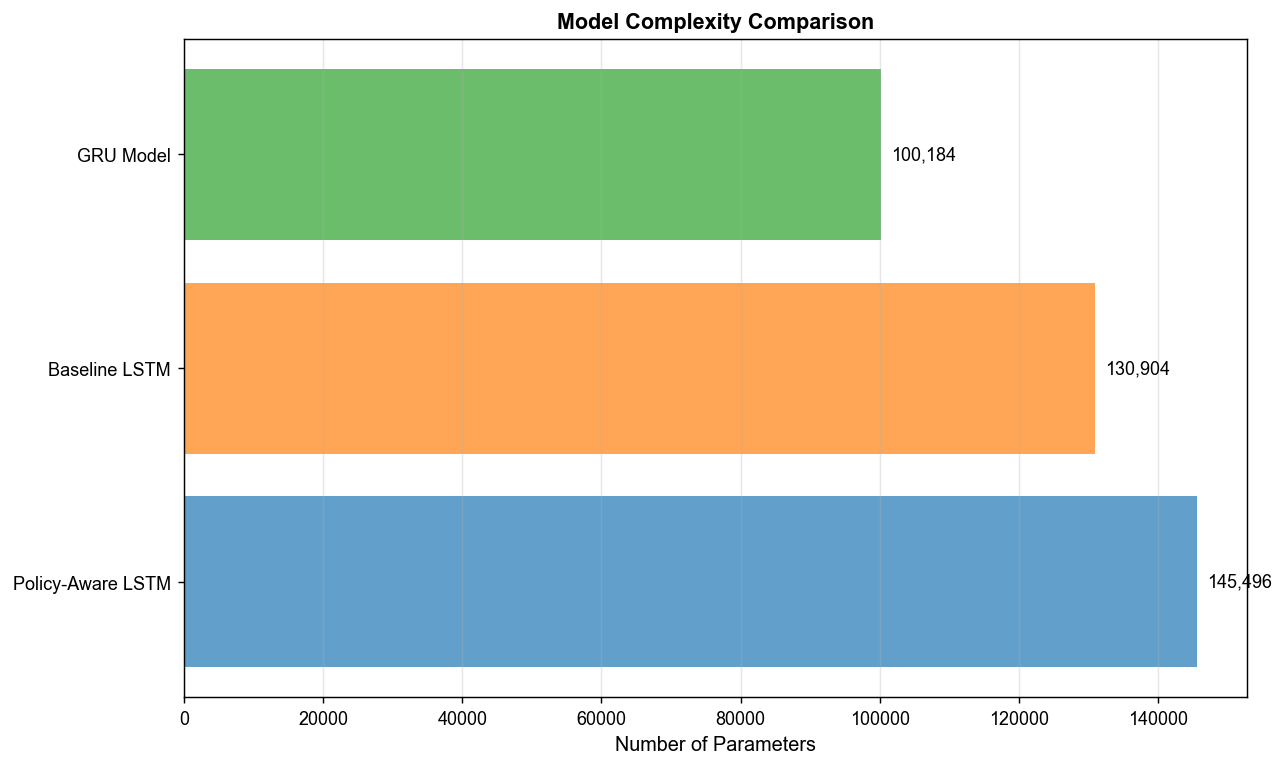

Reproduce this figure in Python.
"""
Chapter 9 - Deep Learning Basics and Time Series Forecasting
9.4 LSTM과 GRU 모델 만들기

세 모델의 구조와 파라미터 수를 확인한다.
학습은 9-3-train-evaluate.py에서 한다.

수정 이력
---------
2026-08-17
1. 경로 오류 수정
   증상: `OUTPUT_DIR`이 저장소 루트 기준 상대경로여서 code 폴더에서 실행하면
         가중치 저장이 실패했다.
   수정: `__file__` 기준 절대경로로 바꿨다.

2. 그림 저장 (`plt.show()` → `savefig`)
   비대화형 실행에서 PNG가 남지 않던 문제를 고쳤다.

3. `recurrent_dropout=0.1` 제거
   증상: CPU에서 한 에포크가 수십 분씩 걸렸다.
   원인: recurrent_dropout을 켜면 Keras가 시점마다 파이썬 루프를 도는 일반 경로를
         쓴다. 융합된 LSTM 커널이 꺼진다.
   수정: 층 사이 dropout(0.2)만 남겼다. 정규화 효과는 유지하고 속도를 되찾았다.

4. Attention 층 이름 변경 안내
   `PolicyAwareLSTM`이라는 이름에 '정책'이 들어 있지만 정책 변수를 따로 다루는
   장치는 없다. LSTM 3층 위에 어텐션 1층을 얹은 구조다. 강의노트에 그대로 적었다.
"""

# == RESULTS LOG (auto): 콘솔 출력을 results/<스크립트명>.log 에도 저장 ==
import sys as _sys
from pathlib import Path as _Path

_results_dir = _Path(__file__).resolve().parent.parent / "results"
_results_dir.mkdir(exist_ok=True)

class _Tee:
    def __init__(self, *streams):
        self._streams = streams
    def write(self, data):
        for _s in self._streams:
            _s.write(data)
            _s.flush()
    def flush(self):
        for _s in self._streams:
            _s.flush()

_sys.stdout = _Tee(_sys.stdout, open(_results_dir / (_Path(__file__).stem + ".log"), "w", encoding="utf-8"))
# == /RESULTS LOG ==


import os
import numpy as np
import tensorflow as tf
from tensorflow import keras
import matplotlib
matplotlib.use('Agg')
import matplotlib.pyplot as plt
import warnings

warnings.filterwarnings('ignore')

matplotlib.rc('font', family='Arial')
plt.rcParams['axes.unicode_minus'] = False

# 경로 (스크립트 위치 기준)
BASE_DIR = os.path.dirname(os.path.abspath(__file__))
OUTPUT_DIR = os.path.join(BASE_DIR, os.pardir, 'data') + os.sep
FIG_DIR = BASE_DIR + os.sep

class PolicyAwareLSTM(keras.Model):
    """
    정책 인식 LSTM 모델
    다층 LSTM + 멀티헤드 어텐션 결합

    Parameters:
    -----------
    lstm_units : list
        각 LSTM 층의 유닛 수
    pred_length : int
        예측 길이 (24시간)
    n_heads : int
        어텐션 헤드 수
    """
    def __init__(self, lstm_units=[128, 64, 32], pred_length=24, n_heads=4):
        super(PolicyAwareLSTM, self).__init__()

        self.lstm_units = lstm_units
        self.pred_length = pred_length
        self.n_heads = n_heads

        # LSTM 층 생성
        self.lstm_layers = []
        for i, units in enumerate(lstm_units[:-1]):
            self.lstm_layers.append(
                keras.layers.LSTM(
                    units,
                    return_sequences=True,
                    dropout=0.2,
                    name=f'lstm_{i+1}'
                )
            )

        # 마지막 LSTM 층 (시퀀스 반환)
        self.lstm_layers.append(
            keras.layers.LSTM(
                lstm_units[-1],
                return_sequences=True,
                dropout=0.2,
                name=f'lstm_{len(lstm_units)}'
            )
        )

        # 멀티헤드 어텐션
        self.attention = keras.layers.MultiHeadAttention(
            num_heads=n_heads,
            key_dim=lstm_units[-1] // n_heads,
            name='multi_head_attention'
        )

        # Global Average Pooling
        self.global_pool = keras.layers.GlobalAveragePooling1D(name='global_pool')

        # Fully connected layers
        self.dense1 = keras.layers.Dense(64, activation='relu', name='dense_1')
        self.dropout = keras.layers.Dropout(0.2, name='dropout')
        self.output_layer = keras.layers.Dense(pred_length, name='output')

    def call(self, inputs, training=False):
        """
        Forward pass

        Parameters:
        -----------
        inputs : tensor
            입력 시퀀스 (batch_size, seq_length, n_features)
        training : bool
            훈련 모드 여부

        Returns:
        --------
        output : tensor
            예측 값 (batch_size, pred_length)
        """
        x = inputs

        # LSTM 층들을 순차적으로 통과
        for lstm_layer in self.lstm_layers:
            x = lstm_layer(x, training=training)

        # 어텐션 메커니즘 적용
        # Query, Key, Value 모두 LSTM 출력 사용
        attended = self.attention(x, x, x, training=training)

        # Global pooling
        pooled = self.global_pool(attended)

        # Dense layers
        x = self.dense1(pooled)
        x = self.dropout(x, training=training)
        output = self.output_layer(x)

        return output

    def get_attention_weights(self, inputs):
        """
        어텐션 가중치 추출 (시각화용)

        Parameters:
        -----------
        inputs : tensor
            입력 시퀀스

        Returns:
        --------
        attention_weights : tensor
            어텐션 가중치
        """
        x = inputs
        for lstm_layer in self.lstm_layers:
            x = lstm_layer(x, training=False)

        # 어텐션 출력과 가중치 추출
        attended, attention_weights = self.attention(
            x, x, x,
            return_attention_scores=True,
            training=False
        )

        return attention_weights

def create_baseline_lstm(seq_length, n_features, pred_length=24):
    """
    비교를 위한 기본 LSTM 모델

    Parameters:
    -----------
    seq_length : int
        입력 시퀀스 길이
    n_features : int
        특징 수
    pred_length : int
        예측 길이

    Returns:
    --------
    model : keras.Sequential
        기본 LSTM 모델
    """
    model = keras.Sequential([
        keras.layers.LSTM(
            128,
            return_sequences=True,
            input_shape=(seq_length, n_features),
            dropout=0.2,
            name='lstm_1'
        ),
        keras.layers.LSTM(64, dropout=0.2, name='lstm_2'),
        keras.layers.Dense(64, activation='relu', name='dense'),
        keras.layers.Dropout(0.2, name='dropout'),
        keras.layers.Dense(pred_length, name='output')
    ], name='Baseline_LSTM')

    return model

def create_gru_model(seq_length, n_features, pred_length=24):
    """
    비교를 위한 GRU 모델

    Parameters:
    -----------
    seq_length : int
        입력 시퀀스 길이
    n_features : int
        특징 수
    pred_length : int
        예측 길이

    Returns:
    --------
    model : keras.Sequential
        GRU 모델
    """
    model = keras.Sequential([
        keras.layers.GRU(
            128,
            return_sequences=True,
            input_shape=(seq_length, n_features),
            dropout=0.2,
            name='gru_1'
        ),
        keras.layers.GRU(64, dropout=0.2, name='gru_2'),
        keras.layers.Dense(64, activation='relu', name='dense'),
        keras.layers.Dropout(0.2, name='dropout'),
        keras.layers.Dense(pred_length, name='output')
    ], name='GRU_Model')

    return model

def visualize_model_comparison(models_info):
    """모델 아키텍처 비교 시각화"""
    fig, ax = plt.subplots(figsize=(10, 6))

    model_names = [info['name'] for info in models_info]
    param_counts = [info['params'] for info in models_info]

    colors = ['#1f77b4', '#ff7f0e', '#2ca02c']
    bars = ax.barh(model_names, param_counts, color=colors, alpha=0.7)

    # 값 표시
    for i, (bar, params) in enumerate(zip(bars, param_counts)):
        ax.text(params + max(param_counts) * 0.01, i,
               f'{params:,}',
               va='center', fontsize=10)

    ax.set_xlabel('Number of Parameters', fontsize=11)
    ax.set_title('Model Complexity Comparison', fontsize=12, fontweight='bold')
    ax.grid(True, alpha=0.3, axis='x')

    plt.tight_layout()
    plt.savefig(FIG_DIR + '9-2-lstm-model.png', dpi=130, bbox_inches='tight')
    plt.close()

def main():
    """메인 실행 함수"""
    print("=" * 80)
    print("제9장: LSTM 모델 구현")
    print("=" * 80)

    # 데이터 로드 (9-1에서 생성한 시퀀스)
    print("\n[1단계] 시퀀스 데이터 로드 중...")
    try:
        X = np.load(OUTPUT_DIR + '9-1-sequences-X.npy')
        y = np.load(OUTPUT_DIR + '9-1-sequences-y.npy')
        print(f"  - 입력 형태: {X.shape}")
        print(f"  - 타겟 형태: {y.shape}")
    except FileNotFoundError:
        print("  ⚠ 시퀀스 데이터 파일이 없습니다.")
        print("  먼저 9-1-data-preparation.py를 실행하세요.")
        return

    seq_length = X.shape[1]
    n_features = X.shape[2]
    pred_length = y.shape[1]

    print(f"  - 시퀀스 길이: {seq_length} 시간")
    print(f"  - 특징 수: {n_features}")
    print(f"  - 예측 길이: {pred_length} 시간")

    # 2. 모델 생성
    print("\n[2단계] 모델 생성 중...")

    # (1) Policy-Aware LSTM
    print("\n  (1) Policy-Aware LSTM with Attention...")
    policy_lstm = PolicyAwareLSTM(
        lstm_units=[128, 64, 32],
        pred_length=pred_length,
        n_heads=4
    )
    # Build model by calling it once
    _ = policy_lstm(X[:1])
    policy_lstm.compile(
        optimizer=keras.optimizers.Adam(learning_rate=0.001),
        loss='mse',
        metrics=['mae', 'mape']
    )
    print("     ✓ Policy-Aware LSTM 생성 완료")
    print(f"     파라미터 수: {policy_lstm.count_params():,}")

    # (2) Baseline LSTM
    print("\n  (2) Baseline LSTM...")
    baseline_lstm = create_baseline_lstm(seq_length, n_features, pred_length)
    baseline_lstm.compile(
        optimizer=keras.optimizers.Adam(learning_rate=0.001),
        loss='mse',
        metrics=['mae', 'mape']
    )
    print("     ✓ Baseline LSTM 생성 완료")
    print(f"     파라미터 수: {baseline_lstm.count_params():,}")

    # (3) GRU Model
    print("\n  (3) GRU Model...")
    gru_model = create_gru_model(seq_length, n_features, pred_length)
    gru_model.compile(
        optimizer=keras.optimizers.Adam(learning_rate=0.001),
        loss='mse',
        metrics=['mae', 'mape']
    )
    print("     ✓ GRU Model 생성 완료")
    print(f"     파라미터 수: {gru_model.count_params():,}")

    # 3. 모델 아키텍처 출력
    print("\n[3단계] 모델 아키텍처 상세...")
    print("\n" + "=" * 80)
    print("Policy-Aware LSTM Architecture")
    print("=" * 80)
    policy_lstm.summary()

    print("\n" + "=" * 80)
    print("Baseline LSTM Architecture")
    print("=" * 80)
    baseline_lstm.summary()

    print("\n" + "=" * 80)
    print("GRU Model Architecture")
    print("=" * 80)
    gru_model.summary()

    # 4. 모델 비교 시각화
    print("\n[4단계] 모델 복잡도 비교 시각화 중...")
    models_info = [
        {'name': 'Policy-Aware LSTM', 'params': policy_lstm.count_params()},
        {'name': 'Baseline LSTM', 'params': baseline_lstm.count_params()},
        {'name': 'GRU Model', 'params': gru_model.count_params()}
    ]
    visualize_model_comparison(models_info)

    # 5. 어텐션 메커니즘 설명
    print("\n[5단계] 어텐션 메커니즘 분석...")
    sample_input = X[:1]  # 하나의 샘플
    attention_weights = policy_lstm.get_attention_weights(sample_input)
    print(f"  - 어텐션 가중치 형태: {attention_weights.shape}")
    print(f"  - 해석: (batch, num_heads, seq_length, seq_length)")
    print(f"  - 각 헤드가 시퀀스의 어느 부분에 주목하는지 학습")

    # 어텐션 가중치 평균 계산
    avg_attention = tf.reduce_mean(attention_weights[0], axis=0)  # (seq_length, seq_length)
    avg_attention_scores = tf.reduce_mean(avg_attention, axis=0).numpy()  # (seq_length,)

    print(f"\n  - 평균 어텐션 점수 범위: [{avg_attention_scores.min():.4f}, {avg_attention_scores.max():.4f}]")
    print(f"  - 균등 배분값 1/168 = {1/168:.4f}")
    print("  - 학습 전이라 168개 시점에 가중치가 거의 고르게 퍼져 있다")

    # 6. 분석 요약
    print("\n" + "=" * 80)
    print("모델 생성 완료")
    print("=" * 80)

    p_att = policy_lstm.count_params()
    p_lstm = baseline_lstm.count_params()
    p_gru = gru_model.count_params()

    print("\n모델별 구조:")
    print(f"  1. LSTM+Attention: LSTM 3층(128,64,32) + 어텐션 1층, 파라미터 {p_att:,}")
    print(f"  2. LSTM:           LSTM 2층(128,64),            파라미터 {p_lstm:,}")
    print(f"  3. GRU:            GRU  2층(128,64),            파라미터 {p_gru:,}")

    print("\n파라미터 수 계산 확인:")
    print("  LSTM 1층: 4 x (128 x (19 + 128) + 128) = 75,776")
    print("  GRU  1층: 3 x (128 x (19 + 128) + 128 x 2) = 57,216")
    print(f"  GRU가 LSTM보다 {(1 - p_gru / p_lstm) * 100:.1f}% 적다 (게이트 3개 대 4개)")

    print("\n이 스크립트로 확인한 것과 확인 못 한 것:")
    print("  확인함: 층 구성, 층별 출력 모양, 파라미터 수")
    print("  확인 못 함: 예측 정확도. 아직 학습을 하지 않았다")

    print("\n출력 파일:")
    print("  - data/9-2-policy-lstm-initial.weights.h5")
    print("  - 9-2-lstm-model.png")

    # 7. 모델 저장 (선택적)
    print("\n[6단계] 모델 아키텍처 저장...")
    policy_lstm.save_weights(OUTPUT_DIR + '9-2-policy-lstm-initial.weights.h5')
    print(f"  - Policy-Aware LSTM 초기 가중치 저장 완료")

if __name__ == "__main__":
    main()
